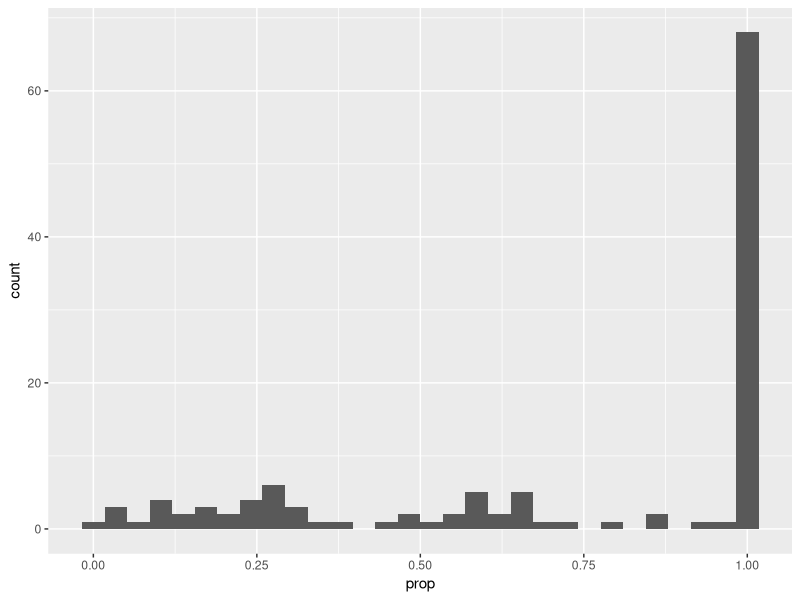
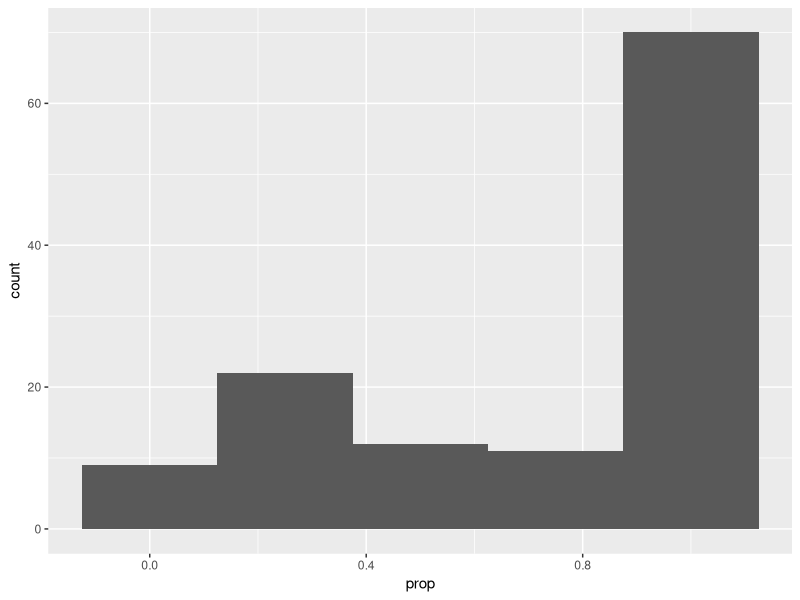
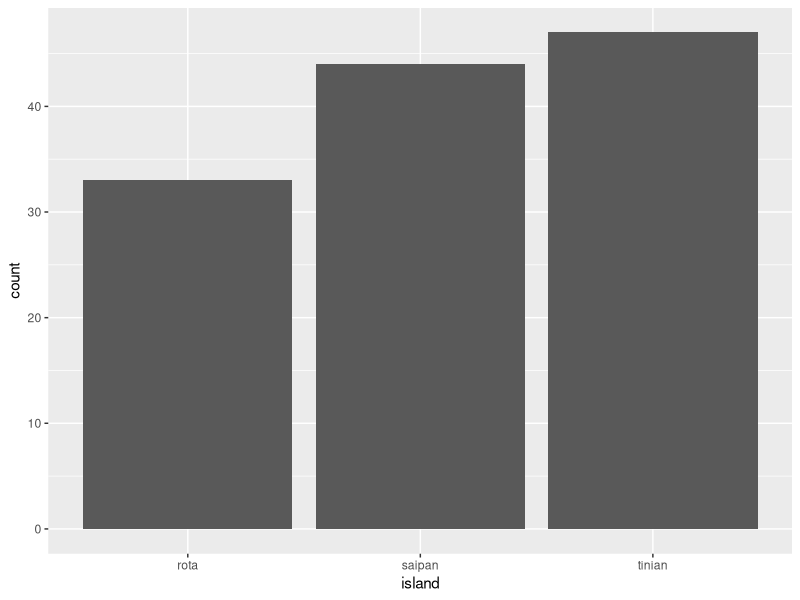
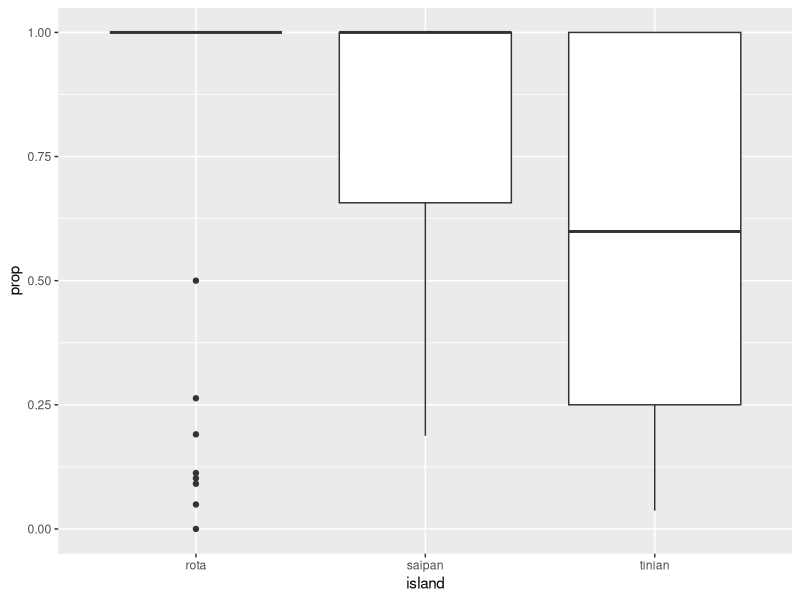
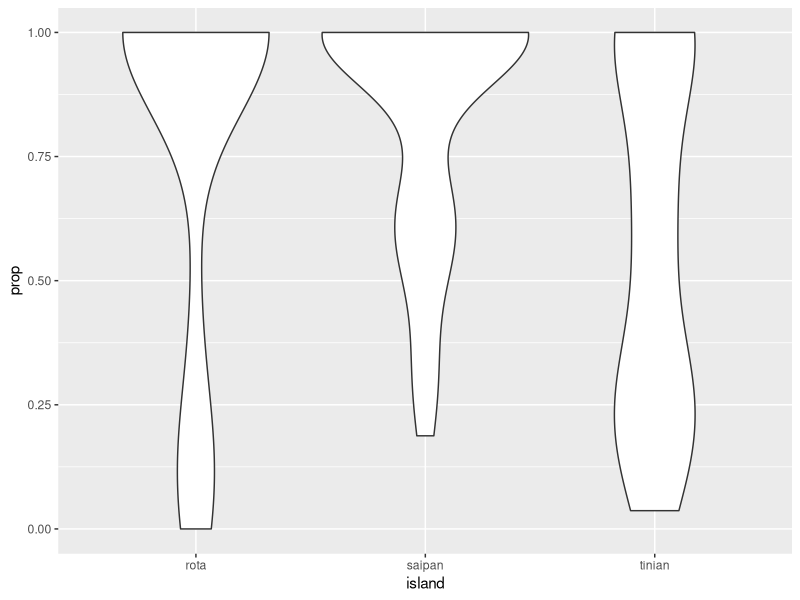
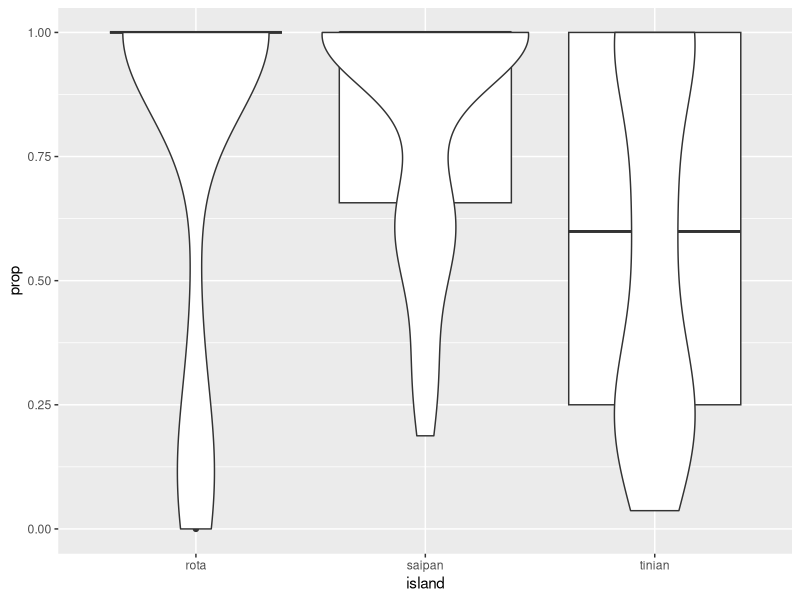
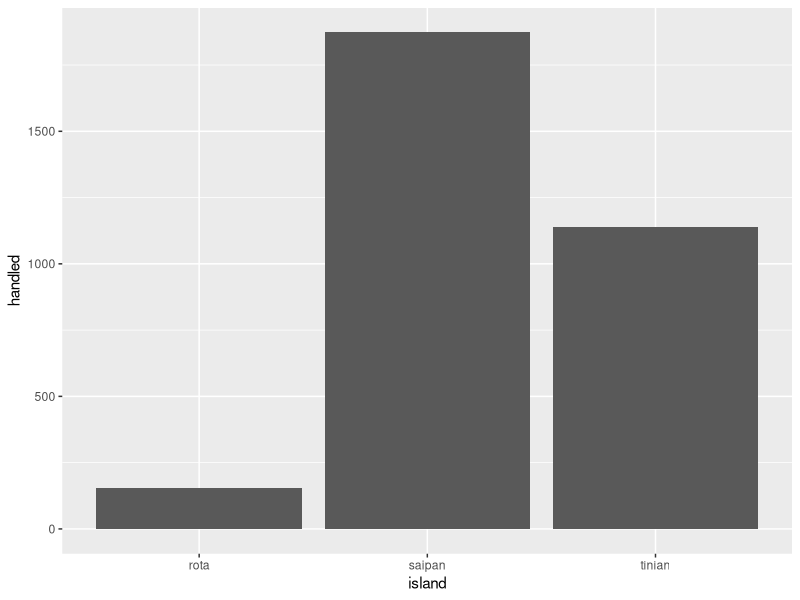
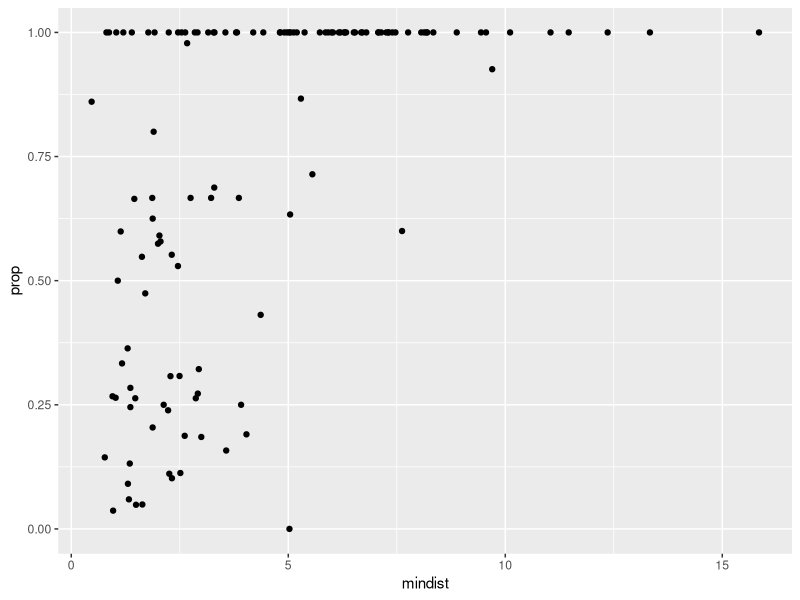

The R script that drew these images, in order: (Note: this script raises an error after producing the figures.)
###########
# Introduction to ggplot2
# Author: Haldre Rogers
# last updated 12 November 2019 

#### References ######
# Super useful cheatsheet: https://github.com/rstudio/cheatsheets/raw/master/data-visualization-2.1.pdf 
# Inspired by several websites, including: http://tutorials.iq.harvard.edu/R/Rgraphics/Rgraphics.html#org9900582 
# http://zevross.com/blog/2014/08/04/beautiful-plotting-in-r-a-ggplot2-cheatsheet-3/
# 
# Other resources
# http://www.r-graph-gallery.com/ 
# http://r-statistics.co/Top50-Ggplot2-Visualizations-MasterList-R-Code.html check out this website for a whole bunch of ideas & code for graphs

############
library(tidyverse)
library(ggplot2)
library(ggthemes)
library(lme4)

##############################

#Read in seed data and location of seed traps.  
pstraps<-read.csv("data/tidy/pstraps.csv", header=TRUE)

#Dataset is to examine the proportion of seeds that are handled relative to distance from the nearest conspecific. This does not include traps that caught 0 seeds, or traps on Guam

#check out the dataframe
str(pstraps)
summary(pstraps)

#'handled' seeds and 'total' seeds (ignore unhandled)
#create proportion column using these two variables
pstraps$prop<-as.numeric(pstraps$handled/pstraps$total) 
summary(pstraps$prop)

#predictors
#island (factor), mindist (distance from nearest conspecific, numeric)

#other things that might be important
#site (factor)

#########################################
#1 Geometric Objects

#1a) plot just a single variable
#continuous x
ggplot(pstraps, aes(prop)) +
  geom_histogram() #default stat for geom_histogram is "bin"

ggplot(pstraps, aes(prop)) +
  geom_histogram(stat = "bin", bins = 5)

#categorical x
ggplot(pstraps, aes(island))+
  geom_bar(stat = "count") #default stat for geom_bar is count. Count takes a count of the number of cases, need categorical x variable, and no y-variable. 

#1b) plot x and y variables
ggplot(data = pstraps, aes(x = island,y = prop)) +
  geom_boxplot()

ggplot(pstraps, aes(island, prop)) +
  geom_violin()

p1 <- ggplot(data = pstraps, aes(x = island, y = prop)) +
  geom_boxplot()

p1 + geom_violin() #add a second layer to p1 ggplot to compare violin and boxplots

ggplot(data=pstraps, aes(x = island, y = handled))+
  geom_bar(stat = "identity") #stat="identity" produces a bar graph of values not counts. Need x and y variables for this. 
#this website is useful http://www.cookbook-r.com/Graphs/Bar_and_line_graphs_(ggplot2)/

ggplot(data=pstraps, aes(x=mindist, y=prop))+
  geom_point()

ggplot(pstraps, aes(mindist, prop))+
  geom_line() #not very useful. geom_line essentially connects the dots. 

#here's an example that shows where geom_line is useful
ggplot(economics, aes(date, unemploy)) + 
  geom_line()

#1c) add vertical and horizontal lines
ggplot(pstraps, aes(mindist, prop))+
  geom_point()+
  geom_hline(yintercept=0.5)+
  geom_vline(xintercept=4)

ggplot()+
  geom_hline(yintercept = 0.5) #shortest possible line of code for ggplot graph? 

#########################################
#2 Add prediction lines to graph
#use model results
m1 <- glm(cbind(handled, total-handled) ~ mindist, data = pstraps, family = binomial)
pstraps$pred <- predict(m1, type = "response")

ggplot(pstraps, aes(mindist, prop)) +
  geom_point() +
  geom_line(aes(y = pred))

#use stat_smooth
ggplot(pstraps, aes(mindist, prop)) +
  geom_point() +
  geom_smooth() #default method is loess, dark shaded band is +/- confidence intervals. Note that these confidence intervals go above 1, which is impossible. 

ggplot(pstraps, aes(mindist, prop)) +
  geom_point() +
  geom_smooth(method = "glm", method.args=list(family = "binomial")) 
#I'd use predict approach above- this is to show you the geom_smooth option. 

###### Add error bars to graph ##############
#Option 1- based on raw data
#First need to calculate error and create new dataframe
sumpstraps <- pstraps %>%
  group_by(island) %>%
  summarise(N = length(total), mean = mean(total), sd   = sd(total), se   = sd / sqrt(N))

sumpstraps <-ddply(pstraps, c("island"), summarise,
       N = length(total),
       mean = mean(total),
       sd   = sd(total),
       se   = sd / sqrt(N))

ggplot(sumpstraps, aes(island, mean))+
  geom_point(stat="identity")+
  geom_errorbar(aes(ymin=mean-se, ymax=mean+se), width=0.2)


#####Option 2- based on model output#####
m1 <- glm(total ~ island, data = pstraps, family=poisson) #poisson uses a log link

#create dataframe over which to predict model results
preddata <- with(pstraps, expand.grid(island = levels(island)))

#predict model results
preddata2 <- as.data.frame(predict(m1, newdata=preddata, type="link", se.fit=TRUE))
preddata2<-cbind(preddata, preddata2)

#calculate upper and lower CI's
preddata2 <- within(preddata2, {
  pred <- exp(fit)
  lwr <- exp(fit - (1.96 * se.fit))
  upr <- exp(fit + (1.96 * se.fit))
})

ggplot(preddata2, aes(island, pred))+
  geom_point()+
  geom_errorbar(aes(ymin=lwr, ymax=upr), width=0.2)

#Look here for similar code for binomial model
#http://stats.idre.ucla.edu/r/dae/logit-regression/ 

#########################################
#3 - change qualities of the points & lines
ggplot(pstraps, aes(mindist, prop, color=island))+
  geom_point()

ggplot(pstraps, aes(mindist, prop, shape=island))+
  geom_point()

ggplot(pstraps, aes(mindist, prop))+
  geom_point(aes(shape=island)) #same as above- this is useful if you have several geoms on a graph, and want different aesthetics for each. 

ggplot(pstraps, aes(mindist, prop, color=island, size=total))+
  geom_point()

ggplot(pstraps, aes(mindist, prop))+
  geom_text(aes(label=island), size = 3) #not super useful here, but you can see how this might be helpful

#change formula to include island
pstraps$pred <- predict(glm(cbind(handled, total-handled) ~ mindist*island, data = pstraps, family=binomial), type = "response")

ggplot(pstraps, aes(mindist, prop, color = island)) +
  geom_point(aes(size = total))+
  geom_line(aes(y = pred))

#########################################
#4) Scales - Controlling Aesthetic Mapping
#Scales adjust the aesthetics we specified above. Can adjust position (e.g. jitter), color, fill, shape, size, linetype here, and then add labels, and change titles, and change breaks in x- and y-axis, as well as limits for x- and y-axes. 

#general function formula is scale_<aesthetic>_<type>, where <aesthetic> is replaced by color, shape, size, y, x etc. and <type> is replaced by continuous, manual, discrete etc. 
#Options include: scale_color_<type>, scale_fill_<type>, scale_size_<type>, scale_shape_<type>, scale_linetype_<type>, scale_x_<type>, scale_y_<type>. 

#this website has a useful table for the options here: http://tutorials.iq.harvard.edu/R/Rgraphics/Rgraphics.html#org9900582 
#I'm going to use these colors. 
#Check out http://colorbrewer2.org/ for color scheme ideas
group.colors <- c("saipan"="#E69F00", "tinian"="#D55E00FF", "rota"="#F0E442")

ggplot(pstraps, aes(mindist, prop, color=island))+
  geom_point()+
  scale_color_manual(name="Island", breaks=c("rota", "saipan", "tinian"), labels=c("Rota", "Saipan", "Tinian"), values= group.colors)

ggplot(pstraps, aes(mindist, prop, color=island))+
  geom_point()+
  scale_y_continuous(limits=c(0,1), "Proportion seeds without flesh") +
  scale_x_continuous(limits=c(0,20), "Distance to nearest conspecific (m)")

ggplot(pstraps, aes(mindist, prop, color=island))+
  geom_point()+
  scale_color_brewer(palette = "Blues") #use color brewer to choose colors

#########################################
#5) multiple plots from same dataset- faceting

ggplot(pstraps, aes(mindist, prop))+
  geom_point()+
  facet_wrap(~island)

ggplot(pstraps, aes(mindist, prop))+
  geom_point()+
  facet_grid(.~island)

ggplot(pstraps, aes(mindist, prop))+
  geom_point()+
  facet_grid(island~.)

ggplot(pstraps, aes(mindist, prop))+
  geom_point()+
  facet_grid(island~trap) #not super useful, but you can see how a different factor might be. 

ggplot(pstraps, aes(mindist, prop))+
  geom_point()+
  facet_grid(.~island, scales="free_x") #can let each panel have it's own x or y axes

##########################################
#6) themes. This is where you adjust non-data plot elements such as axis labels, plot background, facet label backround, legend appearance

#built-in themes

ggplot(pstraps, aes(mindist, prop, color=island))+
  geom_point(aes(size=total))+
  geom_line(aes(y=pred))+
  theme_classic()

ggplot(pstraps, aes(mindist, prop, color=island))+
  geom_point(aes(size=total))+
  geom_line(aes(y=pred))+
  theme_bw()

ggplot(pstraps, aes(mindist, prop, color=island))+
  geom_point(aes(size=total))+
  geom_line(aes(y=pred))+
  theme_minimal()

#try theme_grey, theme_linedraw, theme_light, theme_fivethirtyeight, theme_economist, theme_few, theme_wsj, theme_tufte

#To change font of all elements of the theme at the same time, use theme_classic(base_size = 12) (can use any specialized theme for this)
ggplot(pstraps, aes(mindist, prop, color=island))+
  geom_point(aes(size=total))+
  geom_line(aes(y=pred))+
  theme_classic(base_size = 40)

#you can adjust aspects of the theme manually
ggplot(pstraps, aes(mindist, prop, color=island))+
  geom_point(aes(size=total))+
  geom_line(aes(y=pred))+
  theme_bw()+
  theme(axis.text.x=element_text(size=9),
        axis.text.y=element_text(size=9),
        axis.title.y=element_text(size=9, face="bold"),
        axis.title.x=element_text(size=9),
        axis.line=element_line(),
        panel.grid.major = element_blank(),
        panel.grid.minor = element_blank(),
        panel.border = element_blank(),
        panel.background = element_blank(),
        legend.position=c(0.83,0.5),
        legend.box.just = "left",
        legend.justification = "left",
        legend.key = element_blank(),
        plot.margin = unit(c(1,4,1,1), units="lines"))

#you can also save your own theme.  
#See here: http://tutorials.iq.harvard.edu/R/Rgraphics/Rgraphics.html#org01640c8 

##########################################
#6) Saving graphs.
mindist_graph<-ggplot(pstraps, aes(mindist, prop, color=island))+
  geom_point(aes(size=total))+
  geom_line(aes(y=pred))

ggsave("mindist.pdf", width=4, height=4, units="in")

ggsave("mindist.png", width=4, height=4, units="in")

#7) Putting multiple graphs on same figure
#egg, #cowplot, and #gridExtra are packages that are helpful for this
library(egg)
ggarrange(mindist_graph, p1)

library(cowplot) #plot_grid
plot_grid(mindist_graph, p1)

library(gridExtra) #grid.arrange function
grid.arrange(mindist_graph, p1)


######## Other stuff #####################

#Plot model results from mixed effects model
model1ps<-glmer(cbind(handled, total-handled)~island+(1|site), family=binomial, data=pstraps) 

#need inverse logit function
invlogit<-function(x){exp(x)/(1+exp(x))}

###Graph it
#### Confidence intervals are from http://glmm.wikidot.com/faq and from this code: http://glmm.wdfiles.com/local--files/examples/Owls.R

#Get predicted value and upper and lower confidence intervals
#conset up prediction frame
preddata <- with(pstraps, expand.grid(island = levels(island)))

## construct model matrix
mm <- model.matrix(~island,data=preddata)

## predictions from each model; first construct linear
##  predictor, then transform to raw scale
pframe2 <- data.frame(preddata,eta=mm%*%fixef(model1ps))
pframe2 <- with(pframe2,data.frame(pframe2,prop=invlogit(eta)))
pvar1 <- diag(mm %*% tcrossprod(vcov(model1ps),mm))
tvar1 <- pvar1+VarCorr(model1ps)$site  ## must be adapted for more complex models
pframe2 <- data.frame(
  pframe2
  , plo = invlogit(pframe2$eta-2*sqrt(pvar1))
  , phi = invlogit(pframe2$eta+2*sqrt(pvar1))
  , tlo = invlogit(pframe2$eta-2*sqrt(tvar1))
  , thi = invlogit(pframe2$eta+2*sqrt(tvar1))
)

#plot confidence intervals, based on fixed effects uncertainty only (plo and phi)

ggplot(pframe2, aes(x=island, y=prop))+
  geom_point(size=4)+
  geom_rangeframe(data=data.frame(x=c(1,4), y=c(0, 1)), aes(x, y))+
  scale_y_continuous(limits=c(0,1), "Proportion seeds without flesh") +
  scale_x_discrete("", labels=c("Rota", "Saipan", "Tinian"))+
  geom_errorbar(aes(ymin = plo, ymax = phi), width=0.2, size=0.5)+
  annotate("text", label = "a", x = 0.65, y = 1.00, size=3, fontface="bold")+
  theme_bw()+
  theme(axis.line = element_line(colour = "black"),
        axis.text.x=element_text(),
        axis.title.x=element_text(),
        axis.title.y=element_text(size=9, face="bold"),
        panel.grid.major = element_blank(),
        panel.grid.minor = element_blank(),
        panel.border = element_blank(),
        panel.background = element_blank(),
        plot.margin = unit(c(1,1,1,1), units="lines"))
